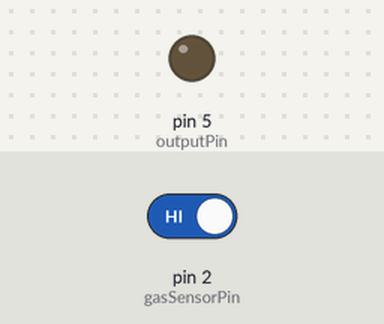
A sketch run on a simulated Arduino Uno, built with avr-gcc and run on an emulated ATmega328P. On the bench: output pins drawn as LEDs (lit = HIGH). Inputs (shaded band) come from the test bench; at power-on: pin 2 (gasSensorPin) HIGH.

Above: at 1.2 s.
1.3 s: pin 2 (gasSensorPin) driven LOW
At 2.3 s:
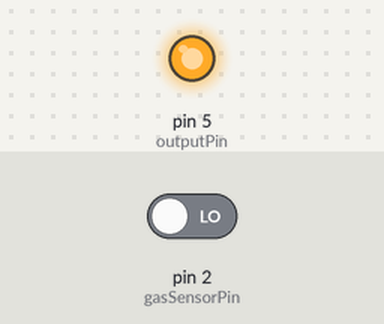
Timing chart, 0 to 4.3 s (numbered marks = the images above; inputs shaded):
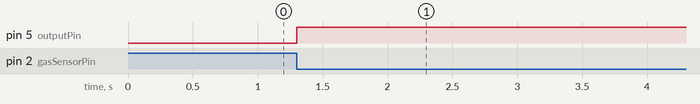

Measured:
- after the input at 1.3 s, pin 5 (outputPin): LOW → HIGH at once

The sketch:

gas_leakage_detector.ino
```cpp
// ===== PIN DEFINITIONS =====
const int gasSensorPin = 2;   // MQ sensor DOUT (LOW = gas detected)
const int outputPin    = 5;   // Fan + Buzzer together

// ===== TIMING =====
const unsigned long MIN_RUN_TIME = 5000; // 5 seconds

// ===== VARIABLES =====
unsigned long startTime = 0;
bool systemRunning = false;

void setup() {
  pinMode(gasSensorPin, INPUT);
  pinMode(outputPin, OUTPUT);

  digitalWrite(outputPin, LOW);
}

void loop() {
  int gasState = digitalRead(gasSensorPin); // LOW = gas detected
  unsigned long now = millis();

  // GAS DETECTED
  if (gasState == LOW) {
    if (!systemRunning) {
      systemRunning = true;
      startTime = now;
      digitalWrite(outputPin, HIGH); // Fan + Buzzer ON
    }
  }
  // NO GAS
  else {
    if (systemRunning && (now - startTime >= MIN_RUN_TIME)) {
      systemRunning = false;
      digitalWrite(outputPin, LOW); // Fan + Buzzer OFF
    }
  }
}
```
